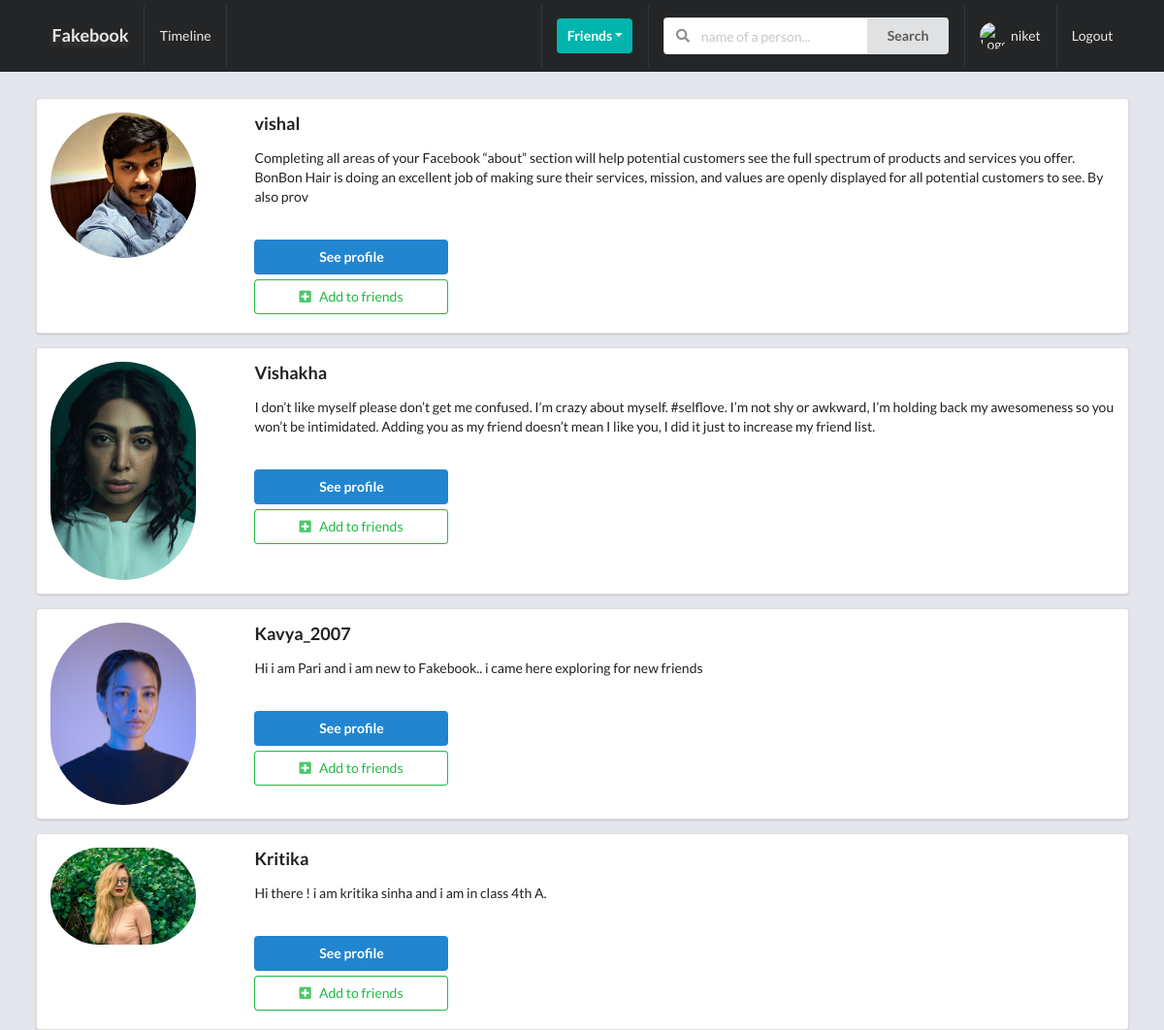
/profiles/to-invite/ (signed in), run on the app's committed database.
### profiles/models.py (models this page shows, shortened)
class Profile(models.Model):
    first_name = models.CharField(max_length=200,blank=True)
    last_name = models.CharField(max_length=200,blank=True)
    user = models.OneToOneField(User,on_delete=models.CASCADE)
    Bio = models.TextField(default='no bio ...',max_length=300)
    email = models.EmailField(max_length=200,blank=True)
    dob = models.DateField(blank=True,null=True)
    country = models.CharField(max_length=100,blank=True)
    avatar = models.ImageField(default = 'profile/images/avatar.png',upload_to="profile/images")
    friends = models.ManyToManyField(User,blank=True,related_name='friends')
    slug = models.SlugField(unique=True,blank=True)
    created = models.DateTimeField(auto_now_add=True)
    updated = models.DateTimeField(auto_now =True)
    objects = ProfileManager()
    def __str__(self):
        return f"{self.user.username}"
    def get_absolute_url(self):
        return reverse("profiles:profile-detail-view",kwargs={'slug':self.slug})
    __initial_first_name = None
    __initial_last_name = None
    def __init__(self, *args, **kwargs):
        super().__init__(*args, **kwargs)
        self. __initial_first_name = self.first_name
        self. __initial_last_name = self.last_name

### profiles/views.py (the view)
# urls.py: path('to-invite/',invite_profiles_list_view,name='invite-profiles-view'),
@login_required
def invite_profiles_list_view(request):
    user = request.user
    qs = Profile.objects.get_all_profiles_to_invite(user)
    profile = Profile.objects.get(user=user)
    rel_r = Relationship.objects.filter(sender=profile)
    rel_s = Relationship.objects.filter(receiver=profile)
    rel_receiver = []
    rel_sender = []
    for item in rel_r:
        rel_receiver.append(item.receiver.user)
    for item in rel_s:
        rel_sender.append(item.sender.user)
    context={'qs':qs,'rel_sender':rel_sender,'rel_receiver':rel_receiver}
    return render(request,'profile/to_invite_list.html',context)

### profiles/context_processors.py (called while the page is built)
def profile_pic(request):
    if request.user.is_authenticated:
        profile_obj = Profile.objects.get(user=request.user)
        pic = profile_obj.avatar
        return {'picture':pic}
    return {}

def invitations_received_no(request):
    if request.user.is_authenticated:
        profile_obj = Profile.objects.get(user=request.user)
        qs_count = Relationship.objects.invitations_received(profile_obj).count()
        return {'invites_num':qs_count}
    return {}

### profiles/models.py (called while the page is built)
    def get_all_profiles_to_invite(self,sender):
        profiles = Profile.objects.all().exclude(user=sender)
        profile = Profile.objects.get(user=sender)
        qs = Relationship.objects.filter(Q(sender=profile) | Q(receiver=profile))
        accepted = set([])
        for rel in qs:
            if rel.status == 'accepted':
                accepted.add(rel.receiver)
                accepted.add(rel.sender)
        print(accepted)
        available = [profile for profile in profiles if profile not in accepted]
        print(available)
        return available

    def invitations_received(self,receiver):
        qs = Relationship.objects.filter(receiver=receiver,status="send")
        return qs

### profiles/templates/profile/to_invite_list.html (shortened to what this page needs)
{% extends 'main/base.html' %}
{% block content %}
{% for item in qs %}
{% if item.user not in rel_receiver and item.user not in rel_sender %}
<div class="ui segment">
    <div class=" ui grid">
        <div class="row">
            <div class="three wide column">
                <img class="ui small circular image" src="{{item.avatar.url}}" alt="">
            </div>
            <div class="thirteen wide column">
                <h3>{{item.user}}</h3>
                <p>{{item.Bio}}</p><br>
                <a href="{{item.get_absolute_url}}">
                    <button class="ui primary button mb-5 w-big">See profile</button>
                </a>
                <form action="{% url 'profiles:send-invite' %}" method="POST">
                    <button class="ui positive basic button mb-5 w-big" type="submit">
                        <i class="plus square icon"></i>Add to friends
                    </button>
                </form>
            </div>
        </div>
    </div>
</div>
{% endif %}
{% endfor %}
{% endblock content %}

### templates/main/navbar.html (shortened to what this page needs)
{% url 'posts:main-post-view' as path_to_posts %}
{% url 'home' as path_to_home %}
{% url 'profiles:my-profile' as path_to_my_profile %}
<div class="ui inverted menu nav mb-7">
    <div class="ui container">
      <a href="{{path_to_home}}" class="{% if request.path == path_to_home %}active{% endif %} item">
          <h3 style="text-shadow: 0px 5px 5px rgb(63, 62, 62);">Fakebook</h3>
      </a>
      {% if request.user.is_authenticated %}
      <a href="{{path_to_posts}}" class="{% if request.path == path_to_posts %}active{% endif %} item">
        Timeline
      </a>
      {% endif %}
      <div class="right menu">
          {% if request.user.is_authenticated %}
          <div class="item">
              <div class="ui floating dropdown icon button teal"> Friends
                  <i class="dropdown icon"></i>
               </div>
          </div>
               <div class="item">
                <form action="{% url 'profiles:search' %}" method="get">
                  <div class="ui action left icon input">
                  <input class="prompt" type="search" name='query'  placeholder="name of a person...">
                  <button type='submit' class="ui button">Search</button>
                  </div>
              </form>
              </div>
              <a href="{{path_to_my_profile}}" class="{% if request.path == path_to_my_profile %}active{% endif %} item">
                  <img src="{{picture.url}}" alt="Logged in user picture" class ="ui avatar image">
                  {{ request.user }}
              </a>
              <a href="{% url 'account_logout' %}" class="ui item">
                  Logout
              </a>
          {% else %}
          <a href="{% url 'account_login' %}" class="ui item">
                  Login
              </a>
          {% endif %}
      </div>
    </div>
  </div>

### static/style.css (style rules this page uses)
body { background-color: #e4e6eb!important; }
.nav { border-radius: 0px !important; padding:5px 0 5px 0 !important; background-color: #242526 !important; }
.mb-7 { margin-bottom: 7px !important; }
.mb-5 { margin-bottom: 5px !important; }
.w-big { width: 200px !important; }

### data on the page
Profile: avatar (picture), user "vishal", Bio "Completing all areas of your Facebook “about” section will help potential customers see the full spectrum of products and services you offer. BonBon Hair is doing an excellent job of making sure their services, mission, and values are openly displayed for all potential customers to see. By also prov"
Profile: avatar (picture), user "Vishakha", Bio "I don’t like myself please don’t get me confused. I’m crazy about myself. #selflove. I’m not shy or awkward, I’m holding back my awesomeness so you won’t be intimidated. Adding you as my friend doesn’t mean I like you, I did it just to increase my friend list."
Profile: avatar (picture), user "Kavya_2007", Bio "Hi i am Pari and i am new to Fakebook.. i came here exploring for new friends"
Profile: avatar (picture), user "Kritika", Bio "Hi there ! i am kritika sinha and i am in class 4th A."

### other printed values
{{ request.user }} "niket"
